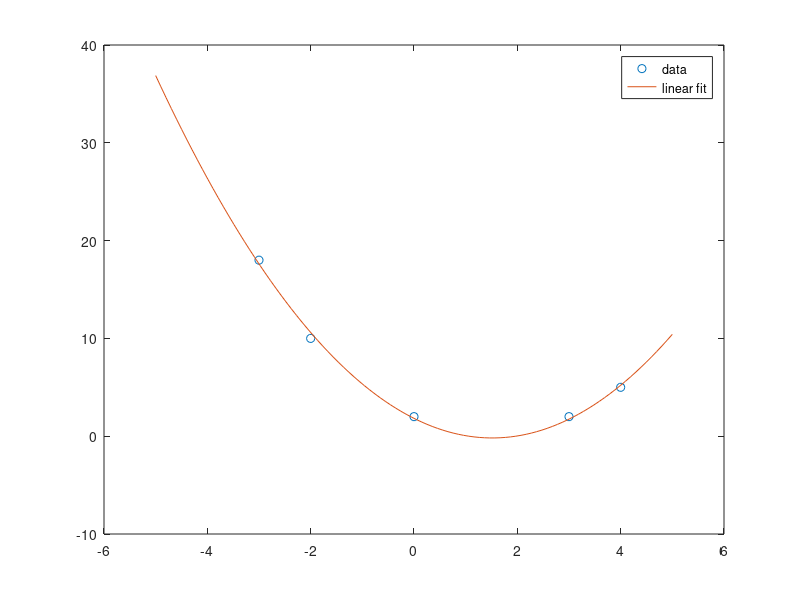

Write the MATLAB code that produced this figure.
clear;clc;close all;
x=[-3 -2 0 3 4];
y=[18 10 2 2 5];
p=polyfit(x,y,2);
x1=linspace(-5,5);
y1=polyval(p,x1);
figure
plot(x,y,'o',x1,y1)
legend('data','linear fit')